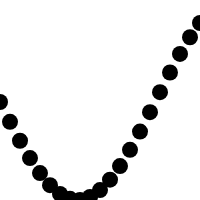
Frame 1 (no input)
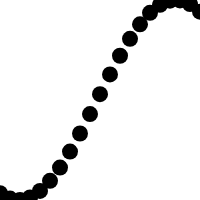
Frame 60 (no input)
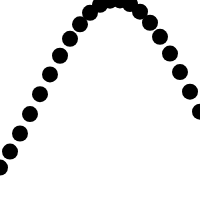
Frame 120 (the mouse pressed at the canvas centre since frame 60)

The p5.js sketch that drew these frames (run headless with seeded random() and noise() and a simulated clock; from frame 60 on, the mouse is pressed at the canvas centre):

// p5.js sketch
// ── sketch.js
// starting angle
let theta = 0.0;

function setup() {
	createCanvas(200, 200);
}

function draw() {
	background(255);
	// increment theta 
	theta += .02;

	noStroke();
	fill(0);

	let x = theta;

	// a simple way to draw the wave with an ellipse at each location
	for (let i = 0; i <= 20; i++) {
		// calculate y value based off of sine function
		let y = sin(x) * height/2;
		// draw ellipse
		ellipse(i*10, y+height/2, 16,16);
		// move along x axis
		x += .2;
	}
}
